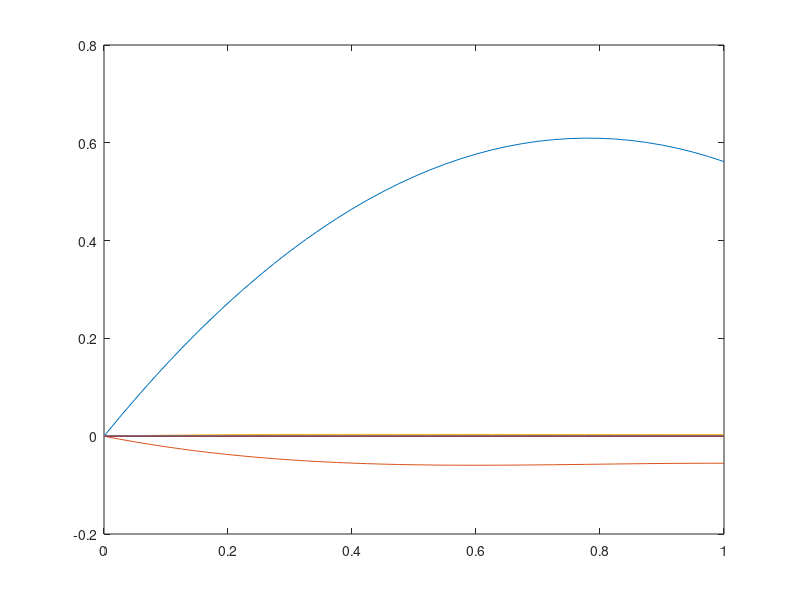

This chart was generated by the following MATLAB code:
% This code solves the Advection-Diffusion Equation, 
%       u_t+au_x=bu_xx
% using a Fraction Step Method (discussed in Chpt 11 of FDM by Leveque).
% This method solves  u_t+au_x=0  over a time step k/2 to get a grid value
% U*.  U* is used in u_t=bu_xx over a second time step k/2 to get the grid
% value, U at time t_0+k.

% Upwind_Advection.m from ``Numerical Schemes'' will be borrowed for the
% advection part of this solver, and Two_Point_BVP_Centered_Difference.m
% for the diffusion.

a=0.2;  % advection coefficient
b=1;  % diffusion coefficient

I=@(y) -(y-0.7808).^2+0.6096;  % u(x,0)

m=40;   % # spatial grid points
xend=1;    % final x value
h=xend/m;   % step size
x=[0:h:xend];   % x grid

n=20;
tend=2;
k=tend/n;
t=[0:k:tend];

if (abs(a*k/h)>1)
	error(['Please select "a" smaller than ', num2str(h/k), '. ',...
        num2str(0.95*h/k), ' gives |ak/h|=0.95.']) % Upwind stable for |ak<h|<1
end

% Setup Centered Difference method for Diffusion

A=zeros(m,m);   % Matrix for numerical scheme.
A(1,1)=2;  % Columns 1 and m done manually because they do not
A(1,2)=-1;   %   include both the lower and upper diagonals.
A(m,m)=h;  
A(m,m-1)=-h;
for i=2:m-1; 
    A(i,i)=2;  % main diagonal is -2
    A(i,i-1)=-1; % upper diagonal is 1
    A(i,i+1)=-1; % lower diagonal is 1
end
invA=inv(A);

% Advection, then Diffusion

u1=I(x);  % initial data u(x,0)

close all
figure
plot(x,u1)
hold on
for i=1:n
	u0=u1;	% update (i-1)k solution vector
	u1(2:m)=u0(2:m)-(a*k/h)*(u0(2:m)-u0(1:m-1)); % upwind advection for a>0
	u1(1)=0; 	% Dirichlet BC at x=0
    u1(m+1)=u1(m);  % Neumann BC at x=1
    F=zeros(1,m);
    for i=2:m
        F(i-1)=(u1(i)-u0(i))/k;   % f(x(i))=u_t(x(i))
    end
    F(m)=0;
    u1(2:m+1)=(2.1*h^2.*invA*F')'; % centered difference for diffusion
    plot(x,u1)
    pause(0.1)
end
hold off
